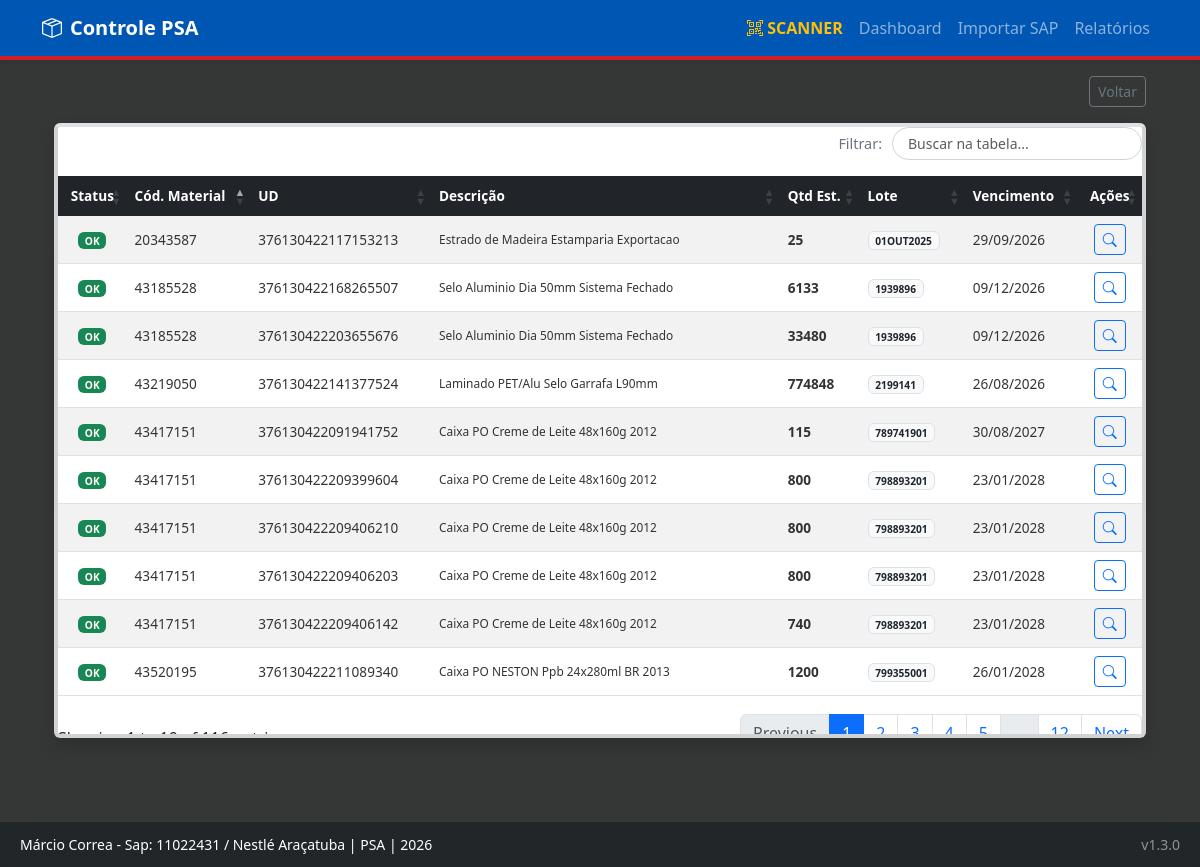
The app's page /reports/lista/conferidos with its own data.
### app/models/material.py (models this page shows)
class MaterialPSA(db.Model):
    __tablename__ = 'material_psa'
    id = db.Column(db.Integer, primary_key=True)
    unidade_deposito = db.Column(db.String(50), unique=True, nullable=False) # UD
    cod_material = db.Column(db.String(50), nullable=False)
    desc_material = db.Column(db.String(200))
    lote = db.Column(db.String(50))
    posicao_deposito = db.Column(db.String(50))
    tipo_deposito = db.Column(db.String(20)) # PSA, Depósito Fixo, etc.
    quantidade_estoque = db.Column(db.Float, default=0.0)
    unidade_medida = db.Column(db.String(10)) # PC, KG, UN
    data_vencimento = db.Column(db.Date)
    data_ultimo_mov = db.Column(db.Date)
    data_importacao = db.Column(db.DateTime, default=datetime.utcnow)
    conferido = db.Column(db.Boolean, default=False)
    data_conferencia = db.Column(db.DateTime)
    conferente_sap = db.Column(db.String(20)) # Removi a FK temporariamente para evitar erro se a tabela usuarios não existir
    possui_divergencia = db.Column(db.Boolean, default=False)
    observacao_conferente = db.Column(db.Text)
    def to_dict(self):
        return {
            "id": self.id,
            "ud": self.unidade_deposito,
            "material": self.cod_material,
            "descricao": self.desc_material,
            "lote": self.lote or "S/L",
            "posicao": self.posicao_deposito or "S/P",
            "tipdep": self.tipo_deposito,
            "qtd": f"{self.quantidade_estoque:.0f}",
            "unidade": self.unidade_medida,
            "vencimento": self.data_vencimento.strftime('%d/%m/%Y') if self.data_vencimento else "S/V",
            "ult_mov": self.data_ultimo_mov.strftime('%d/%m/%Y') if self.data_ultimo_mov else "---",
            "status": "CONFERIDO" if self.conferido else "PENDENTE",
            "alerta_risco": self.possui_divergencia,
            "observacao": self.observacao_conferente or ""
        }

### app/routes/reports.py (the view)
@bp.route('/lista/<tipo>')
def lista_materiais(tipo):
    data_filtro = request.args.get('data_filtro')
    if tipo == 'pendentes':
        query = MaterialPSA.query.filter_by(conferido=False)
    elif tipo == 'conferidos':
        query = MaterialPSA.query.filter_by(conferido=True)
    else:
        query = MaterialPSA.query
    if data_filtro and data_filtro != 'None':
        materiais = [m for m in query.all() if m.data_importacao.strftime('%d/%m/%Y') == data_filtro]
    else:
        materiais = query.all()
    return render_template('reports/lista.html', materiais=materiais, tipo=tipo, data_atual=data_filtro)

### app/templates/reports/lista.html (shortened to what this page needs)
{% extends "base.html" %}
{% block content %}
<div class="container-fluid">
    <div class="d-flex justify-content-between align-items-center mb-3 no-print">
        <div>
            <a href="{{ url_for('reports.index') }}" class="btn btn-sm btn-outline-secondary">Voltar</a>
        </div>
    </div>
    <div class="card shadow border-top border-4 border-{{ cor }}">
        <div class="card-body p-0">
            <div class="table-responsive" style="max-height: 70vh; overflow-y: auto;">
               <table class="table table-striped table-hover table-sm mb-0 text-nowrap tabela-dinamica">
                    <thead class="table-dark sticky-top">
                        <tr>
                            <th class="text-center">Status</th>
                            <th>Cód. Material</th>
                            <th>UD</th>
                            <th>Descrição</th>
                            <th>Qtd Est.</th>
                            <th>Lote</th>
                            <th>Vencimento</th>
                            <th class="text-center">Ações</th>
                        </tr>
                    </thead>
                    <tbody>
                        {% for m in materiais %}
                        <tr>
                            <td class="text-center align-middle">
                                {% if m.conferido %}
                                    <span class="badge bg-success">OK</span>
                                {% else %}
                                    <span class="badge bg-warning text-dark">PENDENTE</span>
                                {% endif %}
                            </td>
                            <td>{{ m.cod_material }}</td>
                            <td class="text-ud-font">{{ m.unidade_deposito }}</td>
                            <td class="small">{{ m.desc_material or m.cod_material }}</td>
                            <td class="text-primary text-ud-font">{{ m.quantidade_estoque|int }}</td>
                            <td><span class="badge bg-light text-dark border">{{ m.lote or 'S/L' }}</span></td>
                            <td class="{% if m.data_vencimento and m.data_vencimento < now.date() %}text-danger text-ud-font{% endif %}">
                                {{ m.data_vencimento.strftime('%d/%m/%Y') if m.data_vencimento else 'S/V' }}
                            </td>
                            <td class="text-center">
                                <button class="btn btn-outline-primary btn-sm" onclick='abrirDetalhes({{ m.to_dict() | tojson | safe }})'>
                                    <i class="bi bi-search"></i>
                                </button>
                            </td>
                        </tr>
                        {% endfor %}
                    </tbody>
                </table>
            </div>
        </div>
    </div>
</div>
{% endblock %}

### app/templates/base.html (style rules this page uses)
:root { --nestle-red: #D51C29; --nestle-blue: #0056b3; }
body { background-color: #353736; padding-bottom: 110px !important; font-family: 'Segoe UI', sans-serif; }
.tabela-dinamica { font-size: 0.85rem !important; }
.tabela-dinamica thead th { background-color: #212529 !important; color: #da0e0e !important; font-weight: 600 !important; padding: 10px 8px !important; border: none !important; }
.text-primary { color: #0056b3 !important; font-weight: 700 !important; }
.tabela-dinamica { font-family: 'Segoe UI', Tahoma, Geneva, Verdana, sans-serif !important; font-size: 0.85rem !important; }
.tabela-dinamica thead th { background-color: #212529 !important; color: #ffffff !important; font-weight: 600 !important; text-transform: none !important; padding: 10px 8px !important; border: none !important; }
.tabela-dinamica tbody td { padding: 8px !important; vertical-align: middle !important; color: #333 !important; }

### records on screen
MaterialPSA: conferido "OK", cod_material "43219050", unidade_deposito "376130422141377524", desc_material "Laminado PET/Alu Selo Garrafa L90mm", quantidade_estoque "774848", lote "2199141", data_vencimento "26/08/2026"
MaterialPSA: conferido "OK", cod_material "43185528", unidade_deposito "376130422168265507", desc_material "Selo Aluminio Dia 50mm Sistema Fechado", quantidade_estoque "6133", lote "1939896", data_vencimento "09/12/2026"
MaterialPSA: conferido "OK", cod_material "20343587", unidade_deposito "376130422117153213", desc_material "Estrado de Madeira Estamparia Exportacao", quantidade_estoque "25", lote "01OUT2025", data_vencimento "29/09/2026"
MaterialPSA: conferido "OK", cod_material "43185528", unidade_deposito "376130422203655676", desc_material "Selo Aluminio Dia 50mm Sistema Fechado", quantidade_estoque "33480", lote "1939896", data_vencimento "09/12/2026"
MaterialPSA: conferido "OK", cod_material "43417151", unidade_deposito "376130422091941752", desc_material "Caixa PO Creme de Leite 48x160g 2012", quantidade_estoque "115", lote "789741901", data_vencimento "30/08/2027"
MaterialPSA: conferido "OK", cod_material "43417151", unidade_deposito "376130422209399604", desc_material "Caixa PO Creme de Leite 48x160g 2012", quantidade_estoque "800", lote "798893201", data_vencimento "23/01/2028"
MaterialPSA: conferido "OK", cod_material "43417151", unidade_deposito "376130422209406210", desc_material "Caixa PO Creme de Leite 48x160g 2012", quantidade_estoque "800", lote "798893201", data_vencimento "23/01/2028"
MaterialPSA: conferido "OK", cod_material "43417151", unidade_deposito "376130422209406203", desc_material "Caixa PO Creme de Leite 48x160g 2012", quantidade_estoque "800", lote "798893201", data_vencimento "23/01/2028"
MaterialPSA: conferido "OK", cod_material "43417151", unidade_deposito "376130422209406142", desc_material "Caixa PO Creme de Leite 48x160g 2012", quantidade_estoque "740", lote "798893201", data_vencimento "23/01/2028"
MaterialPSA: conferido "OK", cod_material "43520195", unidade_deposito "376130422211089340", desc_material "Caixa PO NESTON Ppb 24x280ml BR 2013", quantidade_estoque "1200", lote "799355001", data_vencimento "26/01/2028"
